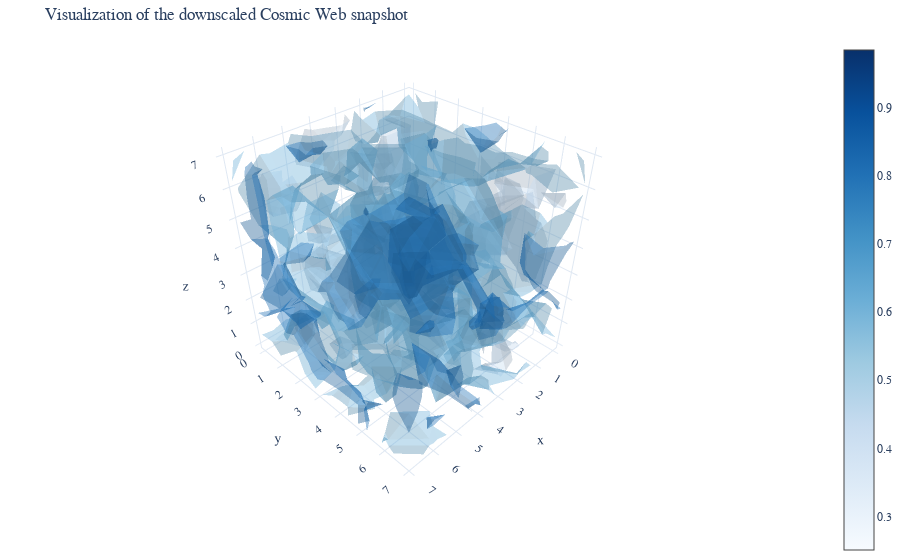

Notebook source saved alongside this figure:
### Code cell
fig = plot_meshgrid_isosurfaces(snapshot_e_normalize_median, title="Visualization of the downscaled Cosmic Web snapshot")
fig.show()
fig.write_image(PLOTS_PATH / "mfrqi_original_snapshot_e_normalized_median.pdf")

### Figure 1 — Plotly figure (JSON) as saved in the notebook; plotly's stock layout.template omitted (floating-point values rounded to 4 significant figures; data arrays with more than 128 entries replaced by an {"elided": "..."} marker saying what was removed)
{"data": [{"caps": {"x": {"show": false}, "y": {"show": false}, "z": {"show": false}}, "colorscale": [[0, "rgb(247,251,255)"], [0.125, "rgb(222,235,247)"], [0.25, "rgb(198,219,239)"], [0.375, "rgb(158,202,225)"], [0.5, "rgb(107,174,214)"], [0.625, "rgb(66,146,198)"], [0.75, "rgb(33,113,181)"], [0.875, "rgb(8,81,156)"], [1, "rgb(8,48,107)"]], "isomax": 0.9845, "isomin": 0.2508, "opacity": 0.4, "surface": {"count": 5}, "type": "volume", "value": {"elided": "512 float values"}, "x": {"elided": "512 int values"}, "y": {"elided": "512 int values"}, "z": {"elided": "512 int values"}}], "layout": {"margin": {"b": 0, "l": 0, "r": 0, "t": 40}, "scene": {"aspectmode": "data", "camera": {"center": {"x": 0, "y": 0, "z": -0.2}, "eye": {"x": 1.5, "y": 1.5, "z": 1.5}}}, "title": {"text": "Visualization of the downscaled Cosmic Web snapshot"}}}
